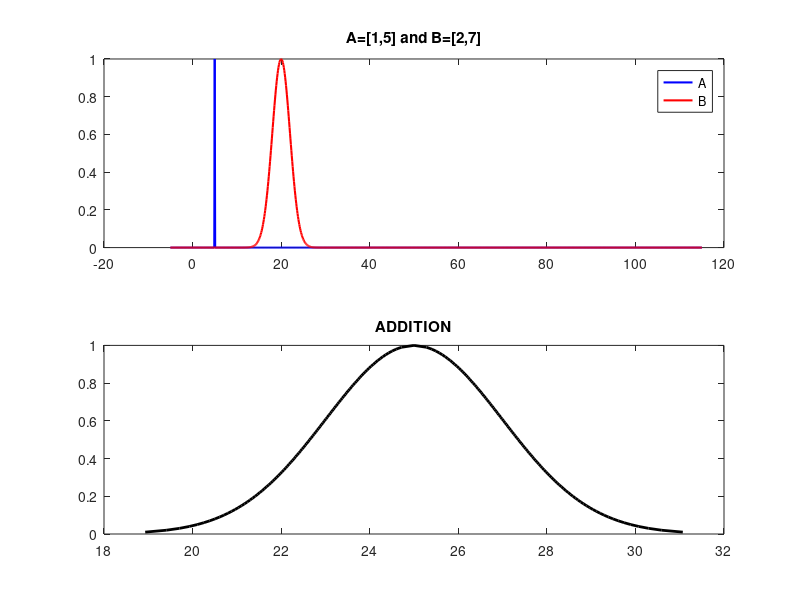

Source code (MATLAB):
clear
clc
%  Shahab Sotudian--94125091
% Gaussian  Number Operations
% Gaussian  Number A
sigma1=0.00000000000000000000000001;
mean1=5;

% Gaussian  Number B
sigma2=2;
mean2=20;

alfa=0;
y=[];
l = -5:0.1:115;

% alfa cut
A=[(mean1-sigma1*sqrt((-2)*log(alfa))),(mean1+sigma1*sqrt((-2)*log(alfa)))];
B=[(mean2-sigma2*sqrt((-2)*log(alfa))),(mean2+sigma2*sqrt((-2)*log(alfa)))];

% Addition
for i=1:1:101
    alfa=(i-1)/100;
   y(i)=alfa;
s1(i)=(mean1-sigma1*sqrt((-2)*log(alfa)))+(mean2-sigma2*sqrt((-2)*log(alfa)));
s2(i)=(mean1+sigma1*sqrt((-2)*log(alfa)))+(mean2+sigma2*sqrt((-2)*log(alfa)));


end



    subplot(211)
h1=gaussmf(l,[sigma1 mean1]);
plot(l,h1,'b','linewidth',1.5)
hold on
h2=gaussmf(l,[sigma2 mean2]);
plot(l,h2,'r','linewidth',1.5)
title('A=[1,5] and B=[2,7]')
% axis([-1,22,0,1])
legend('A','B')
    subplot(212)
plot(s1,y,'k','linewidth',2)
hold on
plot(s2,y,'k','linewidth',2)
% axis([-1,22,0,1])
title('ADDITION')



